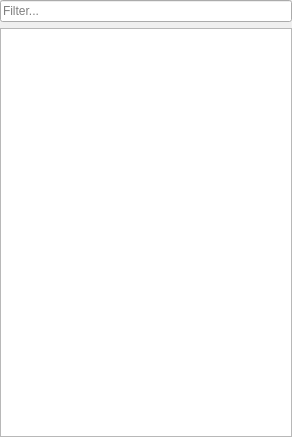
<?xml version="1.0" encoding="UTF-8"?>
<ui version="4.0">
 <class>Form</class>
 <widget class="QWidget" name="Form">
  <property name="geometry">
   <rect>
    <x>0</x>
    <y>0</y>
    <width>292</width>
    <height>437</height>
   </rect>
  </property>
  <property name="windowTitle">
   <string>Form</string>
  </property>
  <layout class="QVBoxLayout" name="verticalLayout">
   <property name="leftMargin">
    <number>0</number>
   </property>
   <property name="topMargin">
    <number>0</number>
   </property>
   <property name="rightMargin">
    <number>0</number>
   </property>
   <property name="bottomMargin">
    <number>0</number>
   </property>
   <item>
    <widget class="QLineEdit" name="filterEdit">
     <property name="placeholderText">
      <string>Filter...</string>
     </property>
     <property name="clearButtonEnabled">
      <bool>true</bool>
     </property>
    </widget>
   </item>
   <item>
    <widget class="QListView" name="tagsList">
     <property name="editTriggers">
      <set>QAbstractItemView::AllEditTriggers</set>
     </property>
    </widget>
   </item>
  </layout>
 </widget>
 <resources/>
 <connections/>
</ui>
